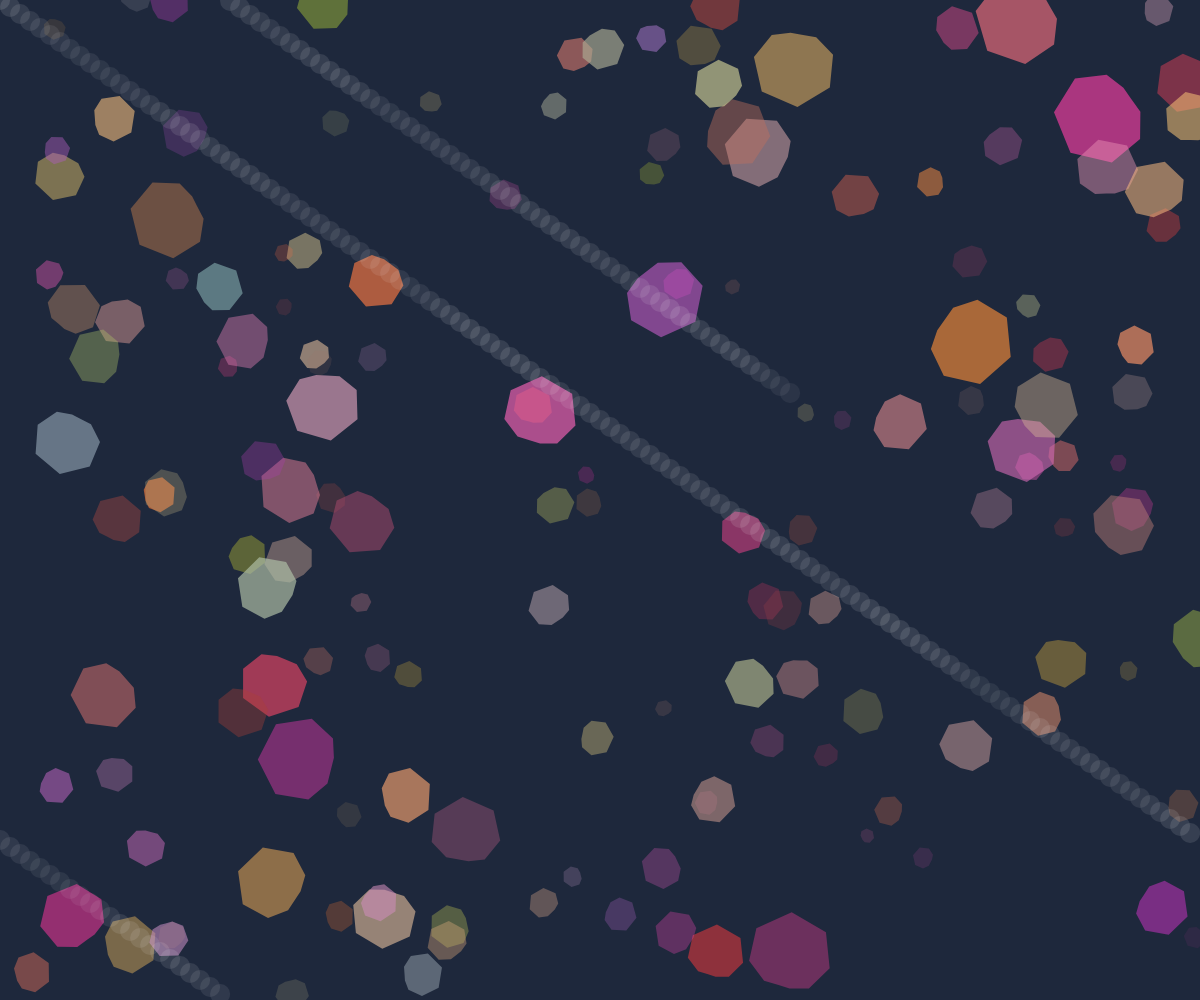
Frame 1 (no input)
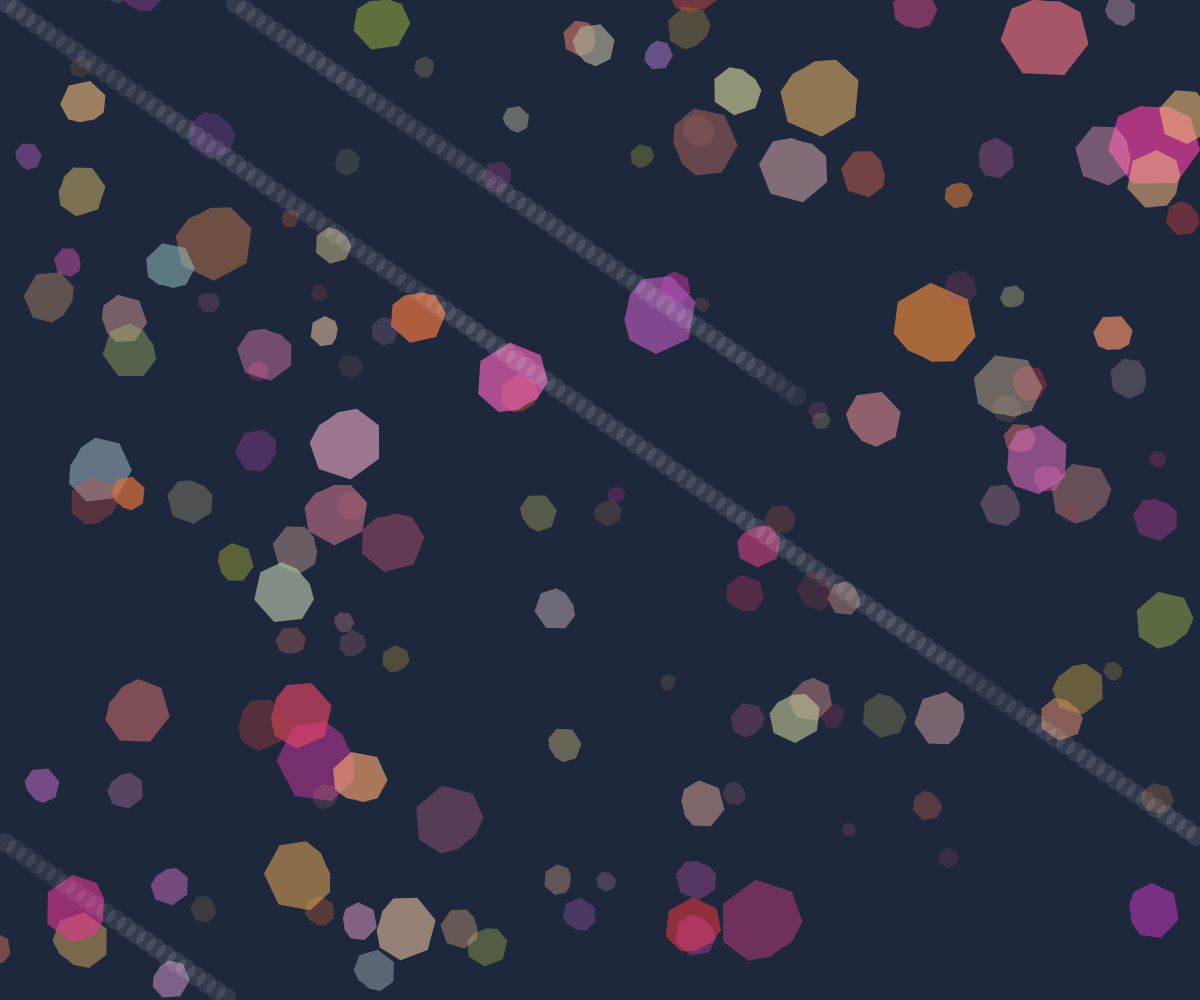
Frame 60 (no input)
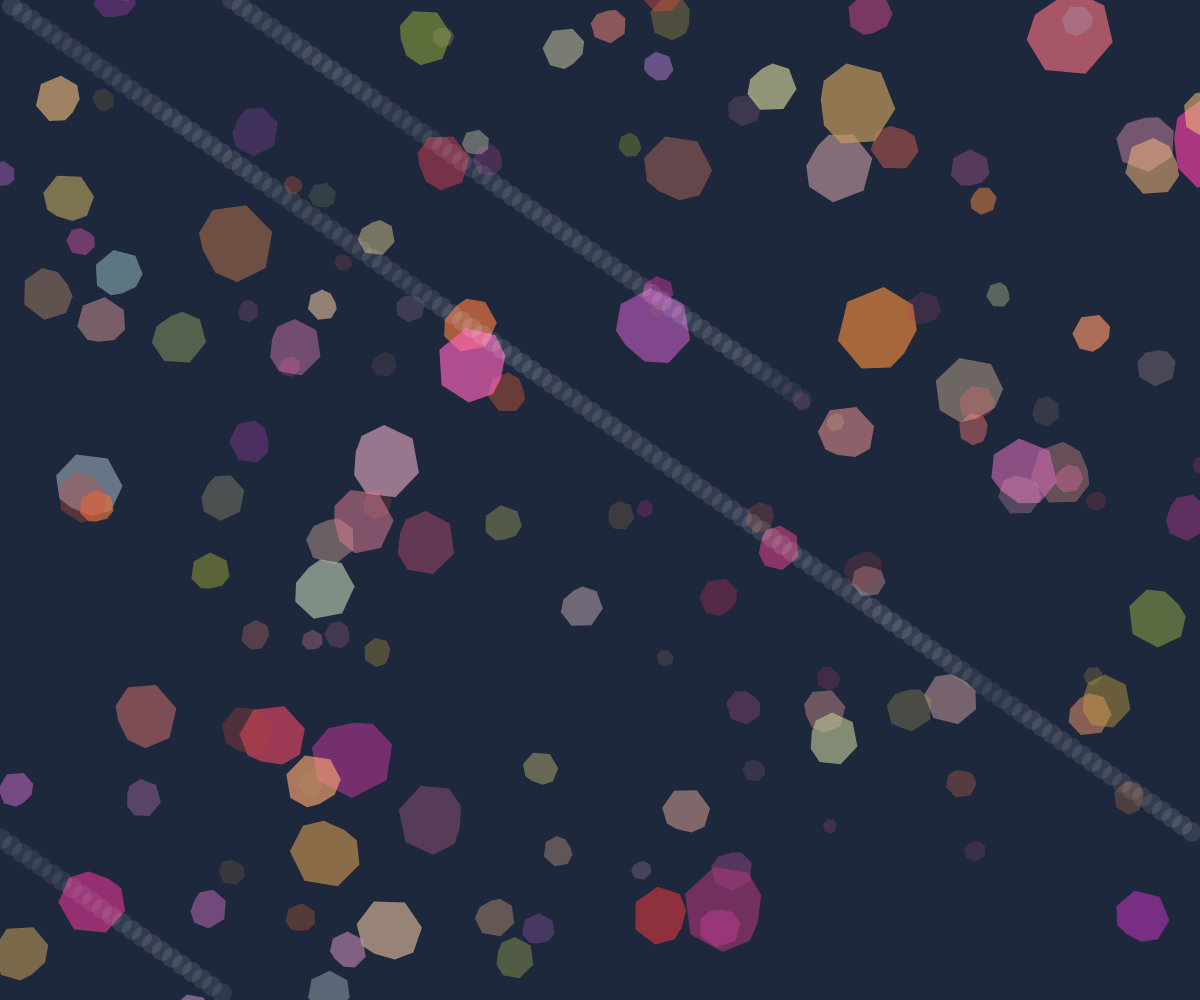
Frame 120 (the mouse pressed at the canvas centre since frame 60)

The p5.js sketch that drew these frames (run headless with seeded random() and noise() and a simulated clock; from frame 60 on, the mouse is pressed at the canvas centre):

// p5.js sketch
// ── sketch.js
let ribbons = [];
let fogDensity = 0.7;

function setup() {
  createCanvas(windowWidth, windowHeight);
  
  // Create silk ribbons
  for (let i = 0; i < 150; i++) {
    ribbons.push({
      x: random(width),
      y: random(height),
      z: random(-100, 100),
      size: random(20, 60),
      speed: random(0.2, 0.8),
      color: color(random(150, 255), random(50, 200), random(50, 200), random(100, 200)),
      angle: random(TWO_PI),
      sway: random(TWO_PI),
      swaySpeed: random(0.01, 0.03)
    });
  }
}

function draw() {
  // Soft fog background
  background(30, 40, 60);
  
  // Draw ribbons
  for (let ribbon of ribbons) {
    // Update position with gentle movement
    ribbon.x += sin(ribbon.angle) * ribbon.speed;
    ribbon.y += cos(ribbon.angle) * ribbon.speed;
    ribbon.z += random(-0.5, 0.5);
    
    // Gentle sway
    ribbon.sway += ribbon.swaySpeed;
    ribbon.angle += sin(ribbon.sway) * 0.01;
    
    // Reset if out of bounds
    if (ribbon.x < -50 || ribbon.x > width + 50 || 
        ribbon.y < -50 || ribbon.y > height + 50) {
      ribbon.x = random(width);
      ribbon.y = random(height);
      ribbon.z = random(-100, 100);
    }
    
    // Apply fog effect
    let alpha = map(ribbon.z, -100, 100, 30, 180);
    let size = map(ribbon.z, -100, 100, ribbon.size * 0.5, ribbon.size * 1.5);
    
    // Draw ribbon
    fill(red(ribbon.color), green(ribbon.color), blue(ribbon.color), alpha);
    noStroke();
    
    push();
    translate(ribbon.x, ribbon.y);
    rotate(ribbon.angle);
    
    // Create a soft, flowing shape
    beginShape();
    for (let i = 0; i < 10; i++) {
      let angle = map(i, 0, 9, 0, TWO_PI);
      let radius = size * 0.5 + sin(frameCount * 0.02 + angle) * size * 0.3;
      let x = cos(angle) * radius;
      let y = sin(angle) * radius;
      vertex(x, y);
    }
    endShape(CLOSE);
    
    pop();
  }
  
  // Add soft fog layer
  blendMode(LIGHTEST);
  for (let i = 0; i < 200; i++) {
    let x = (frameCount * 0.1 + i * 10) % width;
    let y = (frameCount * 0.05 + i * 7) % height;
    let alpha = map(noise(x * 0.01, y * 0.01), 0, 1, 10, 40);
    
    fill(255, 255, 255, alpha);
    noStroke();
    ellipse(x, y, 20, 20);
  }
  blendMode(BLEND);
}

function windowResized() {
  resizeCanvas(windowWidth, windowHeight);
}
